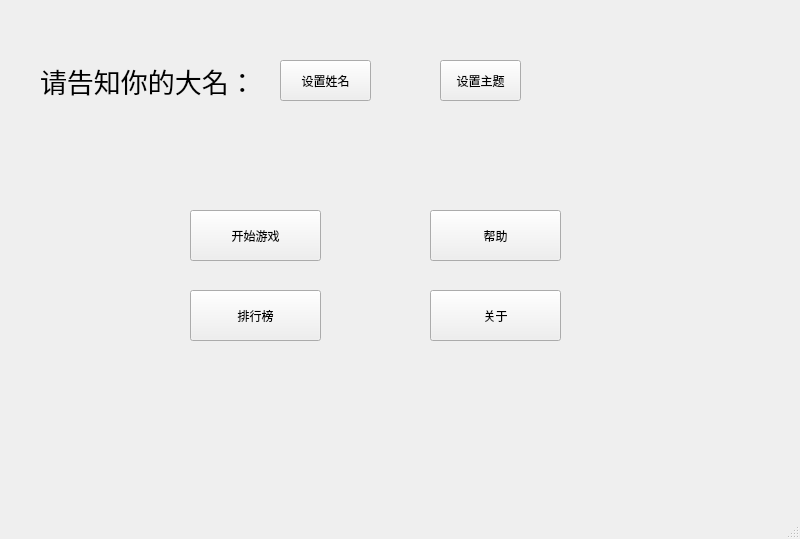
<?xml version="1.0" encoding="UTF-8"?>
<ui version="4.0">
 <class>Start</class>
 <widget class="QMainWindow" name="Start">
  <property name="geometry">
   <rect>
    <x>0</x>
    <y>0</y>
    <width>800</width>
    <height>539</height>
   </rect>
  </property>
  <property name="minimumSize">
   <size>
    <width>0</width>
    <height>0</height>
   </size>
  </property>
  <property name="maximumSize">
   <size>
    <width>9999</width>
    <height>9999</height>
   </size>
  </property>
  <property name="windowTitle">
   <string>宝石迷阵</string>
  </property>
  <property name="styleSheet">
   <string notr="true">#CBejeweledDlg{
border-image: url(:/res/images/background_2.png);}</string>
  </property>
  <widget class="QWidget" name="centralwidget">
   <widget class="QPushButton" name="btn_startToGame">
    <property name="geometry">
     <rect>
      <x>190</x>
      <y>210</y>
      <width>131</width>
      <height>51</height>
     </rect>
    </property>
    <property name="styleSheet">
     <string notr="true">border-image: url(:/res/images/pushbotton_background.png);
font: 75 11pt &quot;微软雅黑&quot;;</string>
    </property>
    <property name="text">
     <string>开始游戏</string>
    </property>
   </widget>
   <widget class="QPushButton" name="btn_mainToRank">
    <property name="geometry">
     <rect>
      <x>190</x>
      <y>290</y>
      <width>131</width>
      <height>51</height>
     </rect>
    </property>
    <property name="styleSheet">
     <string notr="true">border-image: url(:/res/images/pushbotton_background.png);
font: 75 11pt &quot;微软雅黑&quot;;</string>
    </property>
    <property name="text">
     <string>排行榜</string>
    </property>
   </widget>
   <widget class="QLabel" name="label_welcome">
    <property name="geometry">
     <rect>
      <x>40</x>
      <y>60</y>
      <width>231</width>
      <height>41</height>
     </rect>
    </property>
    <property name="font">
     <font>
      <family>华文新魏</family>
      <pointsize>20</pointsize>
     </font>
    </property>
    <property name="text">
     <string>请告知你的大名：</string>
    </property>
   </widget>
   <widget class="QPushButton" name="btn_name">
    <property name="geometry">
     <rect>
      <x>280</x>
      <y>60</y>
      <width>91</width>
      <height>41</height>
     </rect>
    </property>
    <property name="styleSheet">
     <string notr="true">border-image: url(:/res/images/pushbotton_background.png);
font: 75 11pt &quot;微软雅黑&quot;;</string>
    </property>
    <property name="text">
     <string>设置姓名</string>
    </property>
   </widget>
   <widget class="QPushButton" name="btn_help">
    <property name="geometry">
     <rect>
      <x>430</x>
      <y>210</y>
      <width>131</width>
      <height>51</height>
     </rect>
    </property>
    <property name="styleSheet">
     <string notr="true">border-image: url(:res/images/pushbotton_background.png);
font: 75 11pt &quot;微软雅黑&quot;;</string>
    </property>
    <property name="text">
     <string>帮助</string>
    </property>
   </widget>
   <widget class="QPushButton" name="btn_about">
    <property name="geometry">
     <rect>
      <x>430</x>
      <y>290</y>
      <width>131</width>
      <height>51</height>
     </rect>
    </property>
    <property name="styleSheet">
     <string notr="true">border-image: url(:/res/images/pushbotton_background.png);
font: 75 11pt &quot;微软雅黑&quot;;</string>
    </property>
    <property name="text">
     <string>关于</string>
    </property>
   </widget>
   <widget class="QLabel" name="label">
    <property name="geometry">
     <rect>
      <x>10</x>
      <y>440</y>
      <width>341</width>
      <height>51</height>
     </rect>
    </property>
    <property name="font">
     <font>
      <family>华文新魏</family>
      <pointsize>20</pointsize>
     </font>
    </property>
    <property name="styleSheet">
     <string notr="true">image: url(:/res/images/title.png);</string>
    </property>
    <property name="text">
     <string/>
    </property>
   </widget>
   <widget class="QPushButton" name="btn_themeChange">
    <property name="geometry">
     <rect>
      <x>440</x>
      <y>60</y>
      <width>81</width>
      <height>41</height>
     </rect>
    </property>
    <property name="text">
     <string>设置主题</string>
    </property>
   </widget>
  </widget>
  <widget class="QMenuBar" name="menubar">
   <property name="geometry">
    <rect>
     <x>0</x>
     <y>0</y>
     <width>800</width>
     <height>22</height>
    </rect>
   </property>
  </widget>
  <widget class="QStatusBar" name="statusbar"/>
 </widget>
 <resources/>
 <connections/>
</ui>
